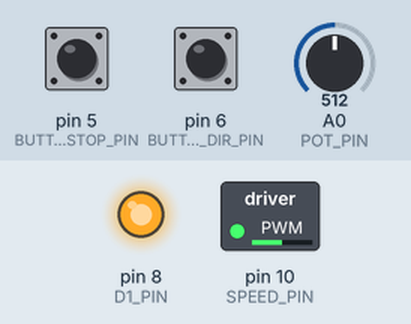
Bench run of a sketch on a simulated Arduino Uno, built with avr-gcc and run on an emulated ATmega328P. Shown: switched loads named in the sketch (green lamp = pin HIGH), output pins drawn as LEDs (lit = HIGH). The test bench sets the inputs (shaded band); at power-on: A0 (POT_PIN) = 512, pin 6 (BUTTON_DIR_PIN) HIGH, pin 5 (BUTTON_STOP_PIN) HIGH.

Above: at 1.2 s.
1.3 s: A0 (POT_PIN) set to 716
At 1.8 s:
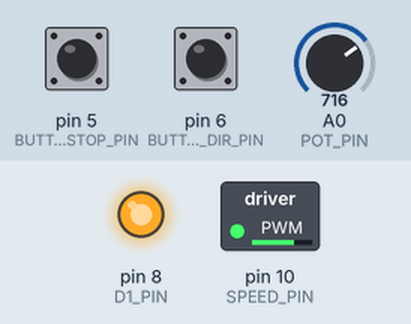
2.8 s: pin 6 (BUTTON_DIR_PIN) pulled LOW for 0.15 s
At 3.6 s:
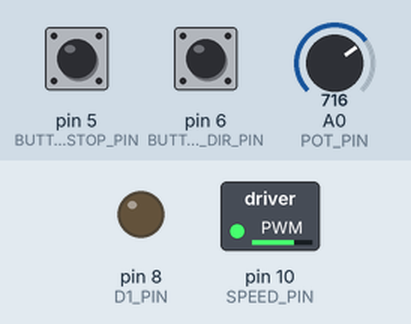
4.4 s: A0 (POT_PIN) set to 900
At 5.3 s:
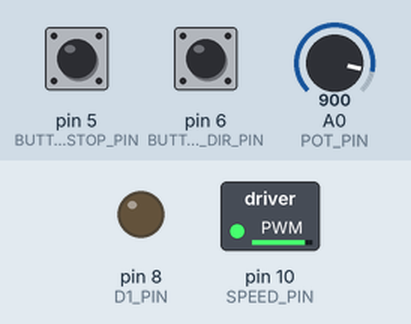
5.9 s: pin 5 (BUTTON_STOP_PIN) pulled LOW for 0.15 s
At 7.2 s:
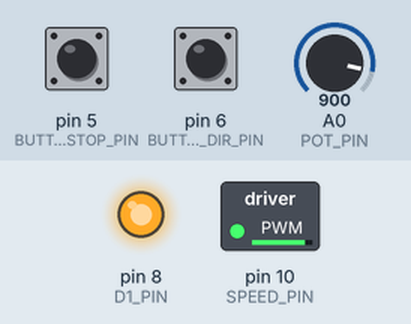
7.5 s: A0 (POT_PIN) set to 122
At 8.7 s:
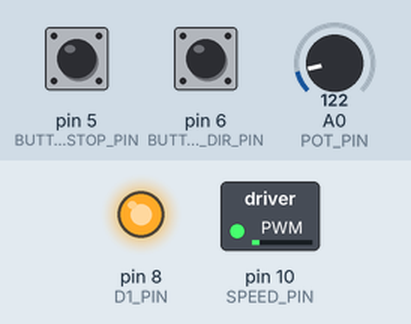
9.0 s: pin 5 (BUTTON_STOP_PIN) pulled LOW for 1 s
At 10.8 s:
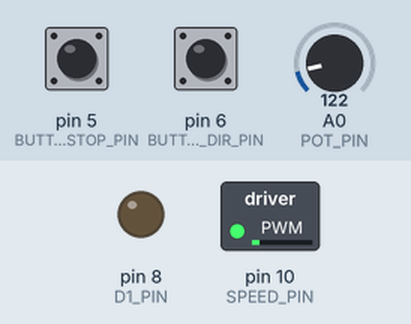
Timing chart, 0 to 12.3 s (numbered marks = the images above; inputs shaded):
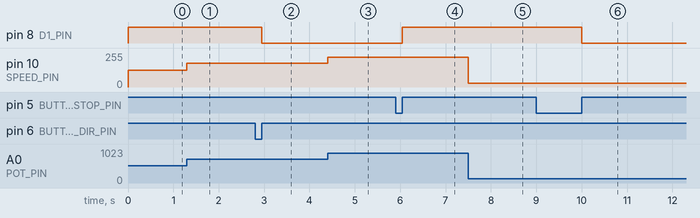

Measured:
- after the input at 1.3 s, pin 10 (SPEED_PIN): 127/255 → 178/255 at once
- after the input at 2.8 s, pin 8 (D1_PIN): HIGH → LOW after 0.15 s
- after the input at 4.4 s, pin 10 (SPEED_PIN): 178/255 → 224/255 at once
- after the input at 5.9 s, pin 8 (D1_PIN): LOW → HIGH after 0.15 s
- after the input at 7.5 s, pin 10 (SPEED_PIN): 224/255 → 30/255 at once
- after the input at 9.0 s, pin 8 (D1_PIN): HIGH → LOW after 1.0 s

The sketch:

motor_control_width_h_bridge1.ino
```cpp
#define D1_PIN 8
#define D2_PIN 9
#define SPEED_PIN 10

#define POT_PIN A0
#define BUTTON_DIR_PIN 6
#define BUTTON_STOP_PIN 5

int val = 0;
bool dir = true;
bool stop = false;

void setup()
{
  pinMode(D1_PIN, OUTPUT);
  pinMode(D1_PIN, OUTPUT);
  pinMode(SPEED_PIN, OUTPUT);

  pinMode(BUTTON_DIR_PIN, INPUT_PULLUP);
  pinMode(BUTTON_STOP_PIN, INPUT_PULLUP);
}

void loop()
{
  // Transform pot value into speed value.
  val = analogRead(POT_PIN);  // [0 - 1023]
  val = map(val, 0, 1023, 0, 255);
  //val = val / 4;
  analogWrite(SPEED_PIN, val); // [0 - 255]


  // Check buttons.
  if(digitalRead(BUTTON_DIR_PIN) == LOW) {
     dir = !dir;

    while(digitalRead(BUTTON_DIR_PIN) == LOW);
  }

  if(digitalRead(BUTTON_STOP_PIN) == LOW) {
     stop = !stop;

     while(digitalRead(BUTTON_STOP_PIN) == LOW);
  }

  // Stop or change direction in function of the buttons.
  if(!stop) {
    if(dir) {
      digitalWrite(D1_PIN, HIGH);
      digitalWrite(D2_PIN, LOW);
    }
    else {
      digitalWrite(D1_PIN, LOW);
      digitalWrite(D2_PIN, HIGH);
    }
  }
  else {
      digitalWrite(D1_PIN, HIGH);
      digitalWrite(D2_PIN, HIGH);
  }
}
```

Motor.cpp
```cpp
#include "Motor.h"

Motor::Motor(int enablePin, int dir1Pin, int dir2Pin, int minRange, int maxRange, int maxPower) {
   mEnablePin = enablePin;
   mDir1Pin = dir1Pin;
   mDir2Pin = dir2Pin;
   mMinRange = minRange;
   mMaxRange = maxRange;
   mMaxPower = maxPower;
}

void Motor::setPower(int power) {
  if(power == 0) {
    stop();
    return;
  }

  if(power > 0) {
    digitalWrite(mDir1Pin, LOW);
    digitalWrite(mDir2Pin, HIGH);
  }
  else {
    digitalWrite(mDir1Pin, HIGH);
    digitalWrite(mDir2Pin, LOW);
  }

  analogWrite(mEnablePin, map(abs(power), 1, mMaxPower, mMinRange, mMaxRange));
}

void Motor::stop() {
  digitalWrite(mEnablePin, LOW);
}

void Motor::brake() {
  digitalWrite(mDir1Pin, LOW);
  digitalWrite(mDir2Pin, LOW);
}
```

Motor.h
```cpp
#ifndef MOTOR_H
#define MOTOR_H
#include <Arduino.h>

class Motor {
  private:
    int mEnablePin;
    int mDir1Pin;
    int mDir2Pin;
    int mMinRange;
    int mMaxRange;
    int mMaxPower;

  public:
    Motor(int enablePin, int dir1Pin, int dir2Pin, int minRange, int maxRange, int maxPower);
    void setPower(int power);
    void stop();
    void brake();
};

#endif
```
